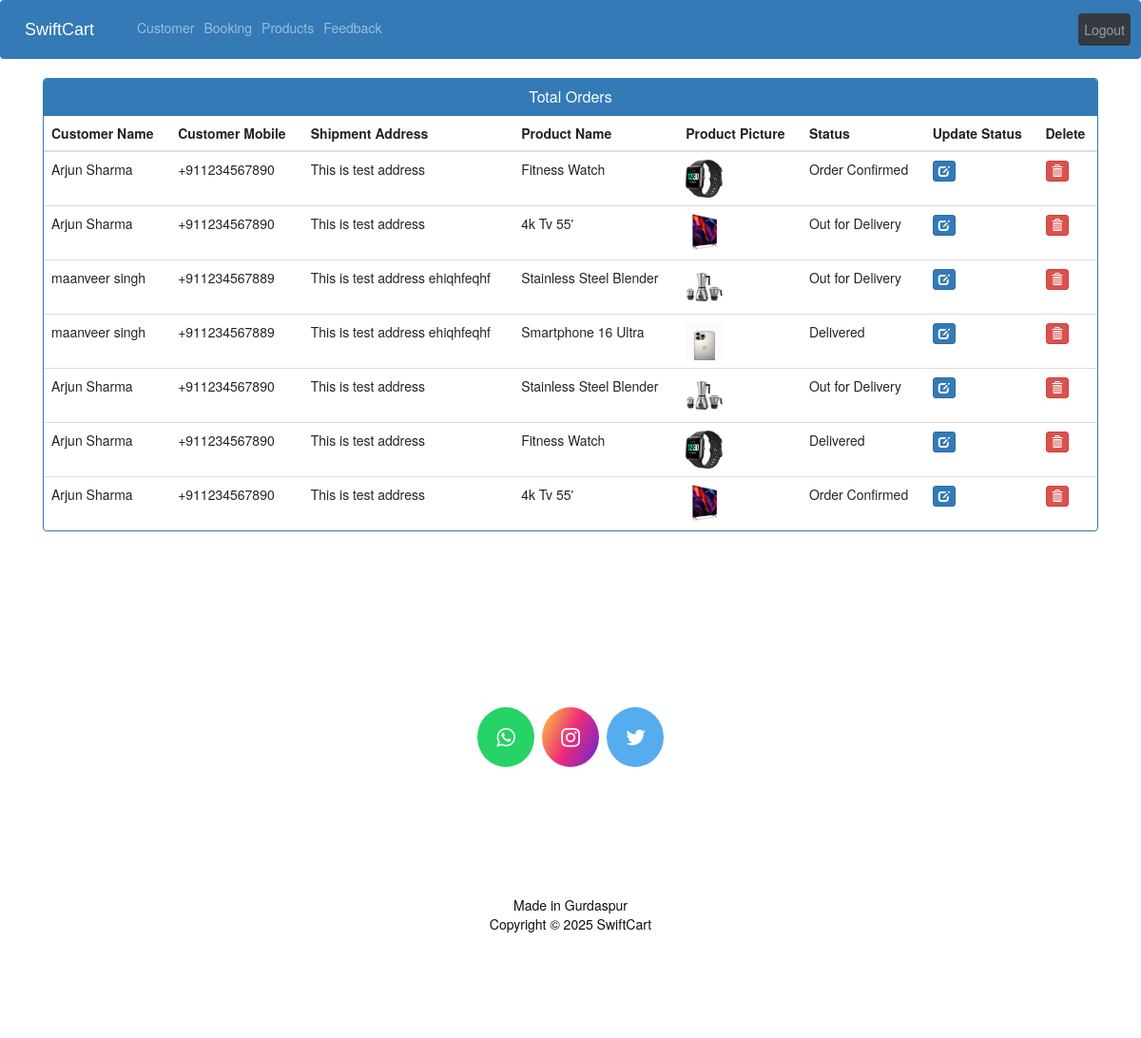
Screenshot of /admin-view-booking (signed in) with the database file from the repository.
### ecom/models.py (models this page shows, shortened)
class Customer(models.Model):
    user=models.OneToOneField(User,on_delete=models.CASCADE)
    profile_pic= models.ImageField(upload_to='profile_pic/CustomerProfilePic/',null=True,blank=True)
    address = models.CharField(max_length=40)
    mobile = models.CharField(max_length=20,null=False)
    @property
    def get_name(self):
        return self.user.first_name+" "+self.user.last_name

class Orders(models.Model):
    STATUS =(
        ('Pending','Pending'),
        ('Order Confirmed','Order Confirmed'),
        ('Out for Delivery','Out for Delivery'),
        ('Delivered','Delivered'),
    )
    customer=models.ForeignKey('Customer', on_delete=models.CASCADE,null=True)
    product=models.ForeignKey('Product',on_delete=models.CASCADE,null=True)
    email = models.CharField(max_length=50,null=True)
    address = models.CharField(max_length=500,null=True)
    mobile = models.CharField(max_length=20,null=True)
    order_date= models.DateField(auto_now_add=True,null=True)
    status=models.CharField(max_length=50,null=True,choices=STATUS)

class Product(models.Model):
    name=models.CharField(max_length=40)
    product_image= models.ImageField(upload_to='product_image/',null=True,blank=True)
    price = models.PositiveIntegerField()
    description=models.CharField(max_length=100)

### ecom/views.py (the view)
# urls.py: path('admin-view-booking', views.admin_view_booking_view,name='admin-view-booking'),
@login_required(login_url='adminlogin')
def admin_view_booking_view(request):
    orders=models.Orders.objects.all()
    ordered_products=[]
    ordered_bys=[]
    for order in orders:
        ordered_product=models.Product.objects.all().filter(id=order.product.id)
        ordered_by=models.Customer.objects.all().filter(id = order.customer.id)
        ordered_products.append(ordered_product)
        ordered_bys.append(ordered_by)
    return render(request,'ecom/admin_view_booking.html',{'data':zip(ordered_products,ordered_bys,orders)})

### templates/ecom/admin_view_booking.html (shortened to what this page needs)
{% extends 'ecom/admin_base.html' %}
{% load static %}
{% block content %}
<head>
  <link href="//netdna.bootstrapcdn.com/bootstrap/3.0.0/css/bootstrap.min.css" rel="stylesheet" id="bootstrap-css">
</head>
<div class="container">
  <div class="panel panel-primary">
    <div class="panel-heading">
      <h6 class="panel-title">Total Orders</h6>
    </div>
    <table class="table table-hover" id="dev-table">
      <thead>
        <tr>
          <th>Customer Name</th>
          <th>Customer Mobile</th>
          <th>Shipment Address</th>
          <th>Product Name</th>
          <th>Product Picture</th>
          <th>Status</th>
          <th>Update Status</th>
          <th>Delete</th>
        </tr>
      </thead>
      {% for product,customer,order in data %}
      <tr>
        {% for c in customer %}
        <td> {{c.get_name}}</td>
        <td>{{c.mobile}}</td>
        <td>{{order.address}}</td>
        {% endfor %}
        {% for p in product %}
        <td> {{p.name}}</td>
        <td> <img src="{% static p.product_image.url %}" alt="Profile Pic" height="40px" width="40px" /></td>
        <td>{{order.status}}</td>
        <td><a class="btn btn-primary btn-xs" href="{% url 'update-order' order.id  %}"><span class="glyphicon glyphicon-edit"></span></a></td>
        <td><a class="btn btn-danger btn-xs" href="{% url 'delete-order' order.id  %}"><span class="glyphicon glyphicon-trash"></span></a></td>
        {% endfor %}
      </tr>
      {% endfor %}
    </table>
  </div>
</div>
{% endblock content %}

### templates/ecom/admin_view_booking.html (style rules this page uses)
a:link { text-decoration: none; }
h6 { text-align: center; }

### rows the page displays
Orders: address "This is test address", status "Order Confirmed"
Customer: get_name "Arjun Sharma", mobile "+911234567890"
Product: name "Fitness Watch", product_image (picture)
Orders: address "This is test address", status "Out for Delivery"
Product: name "4k Tv 55'", product_image (picture)
Orders: address "This is test address ehiqhfeqhf", status "Out for Delivery"
Customer: get_name "maanveer singh", mobile "+911234567889"
Product: name "Stainless Steel Blender", product_image (picture)
Orders: address "This is test address ehiqhfeqhf", status "Delivered"
Product: name "Smartphone 16 Ultra", product_image (picture)
Orders: address "This is test address", status "Out for Delivery"
Orders: address "This is test address", status "Delivered"
Orders: address "This is test address", status "Order Confirmed"
